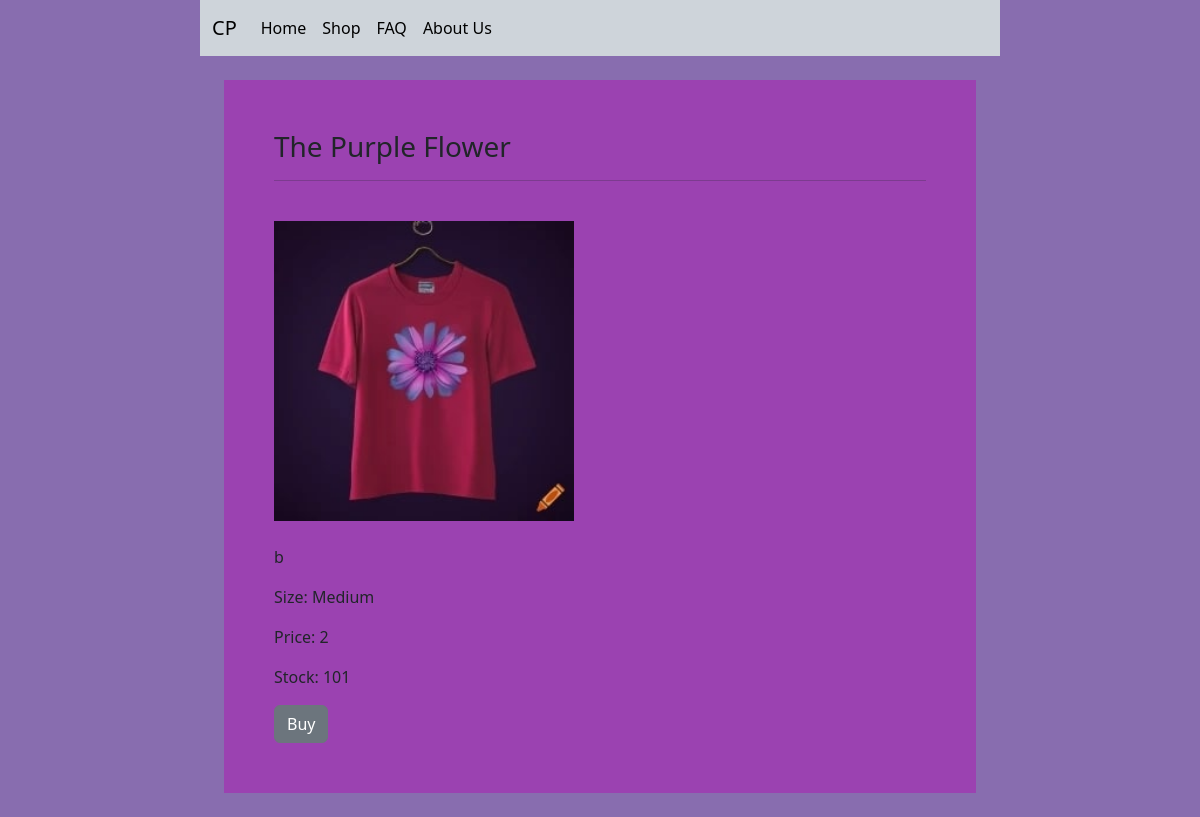
The app's page /products/2 with its own data.
### tables this page shows
CREATE TABLE "items" (
	"id"	INTEGER NOT NULL,
	"name"	TEXT NOT NULL,
	"price"	INTEGER,
	"size"	TEXT NOT NULL,
	"image_filename"	TEXT,
	"description"	TEXT,
	"stock"	INTEGER NOT NULL,
	"timestamp"	TIMESTAMP NOT NULL DEFAULT CURRENT_TIMESTAMP,
	"image"	BLOB,
	PRIMARY KEY("id" AUTOINCREMENT)
);

### myapp/app.py (the view)
@app.route('/products/<string:name>')
def item_by_name(name):
    item = get_sizes_by_name(name)
    product = get_item_by_name(name)
    return render_template("item.html", item=item, display_type='name', name=name, product=product)

### myapp/app.py (called while the page is built)
@app.route('/products/<int:product_id>')
def item_by_id(product_id):
    item = get_item_by_id(product_id)
    image_filename = item['image_url']
    image_path = url_for('static', filename='img/' + image_filename)
    return render_template("item.html", item=item, display_type='id', product_id=product_id, product=item, image_path=image_path)

### myapp/data.py (called while the page is built)
def connect_to_db(path):
    conn = sqlite3.connect(path)
    conn.row_factory = sqlite3.Row
    return conn, conn.cursor()

def get_item_by_id(product_id):
    conn, cur = connect_to_db(db_path)
    query = 'SELECT *, "/static/img/" || image_filename AS image_url FROM items WHERE id = ?'
    value = product_id
    result = cur.execute(query, (value,)).fetchone()
    conn.close()
    return result

### myapp/templates/item.html (shortened to what this page needs)
{% extends 'base.html' %}
{% block content %}
<div id="product">
  {% if display_type == 'name' %}
    <h3>{{ product.name }}</h3><hr><br>
    <h4>Choose your desired size:</h4><br>
    <ul class="list-container">
      {% for size in item %}
          <li class="list-item" id="product_size">
              <a href="{{ url_for('item_by_id', product_id=size['id']) }}">{{ size['size'] }}</a>
          </li>
      {% endfor %}
    </ul>
  {% elif display_type == 'id' %}
    <h3>{{ product.name }}</h3><hr><br>
    <img src="{{ item['image_url'] }}" id="product_image"><br><br>
    <p>{{ product.description }}</p>
    <p>Size: {{ product.size }}</p>
    <p>Price: {{ product.price }}</p>
    <p>Stock: {{ product.stock }}</p>
    {% if session.logged_in %}
    <p>Last Modified: {{ product.timestamp }}</p>
    <form action="{{ url_for('modify') }}" method="post">
      <input type="hidden" name="product_id" value="{{ product.id }}">
      <input class="btn btn-secondary" type="submit" name="action" value="edit"></input>
      <input class="btn btn-danger" type="submit" name="action" value="delete"></input>
    </form>
    {% else %}
    <form action="{{ url_for('buy', product_name=item['name'], product_size=item['size'], product_price=item['price']) }}" method="POST">
      <input class="btn btn-secondary" type="submit" name="action" value="Buy"></input>
    </form>
    {% endif %}
  {% endif %}
</div>
{% endblock %}

### myapp/static/css/style.css (style rules this page uses)
img { height: 100%; width: 100%; }
body { padding: 0px 200px 0px 200px; background-color: #886DAF; }
* { box-sizing: content-box; }
#product_image { height:300px; width:auto; }
#product { background-color: #9b42b1; padding: 50px; }
#product_image { height: 300px; width: auto; }

### records on screen
items: name "The Purple Flower", description "b", size "Medium", price "2", stock "101"
